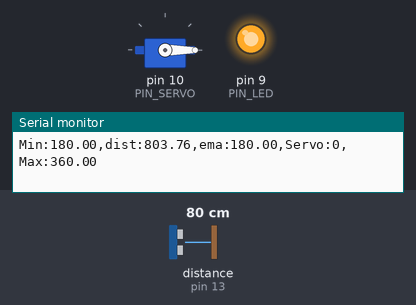
This sketch was run on a simulated Arduino Uno, built with avr-gcc and run on an emulated ATmega328P. On the bench: servo, output pins drawn as LEDs (lit = HIGH), the last lines printed to the serial monitor. Wiring (inferred from the names in the program): ultrasonic range finder: trigger pin 12; echo pin 13. The inputs (shaded band) are chosen by the test bench; at power-on: distance to the obstacle (sensor on pin 13) 80 cm. The echo pulse lasts 58.3 µs per cm; pins used as bus, display or sensor lines are not drawn.

Above: at 1.2 s.
1.3 s: distance to the obstacle (sensor on pin 13) set to 18 cm
At 2.7 s:
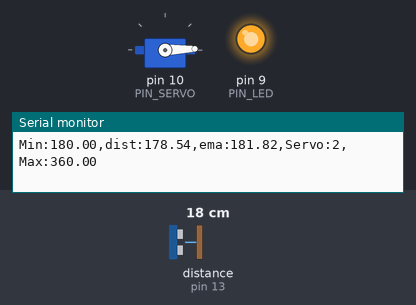
3.0 s: distance to the obstacle (sensor on pin 13) set to 35 cm
At 4.81 s:
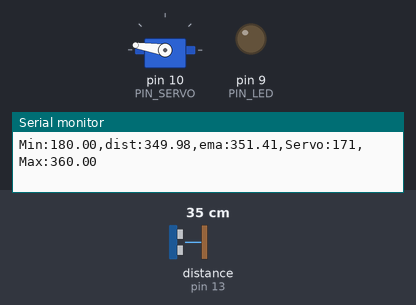
6.0 s: distance to the obstacle (sensor on pin 13) set to 2 cm
At 6.8 s:
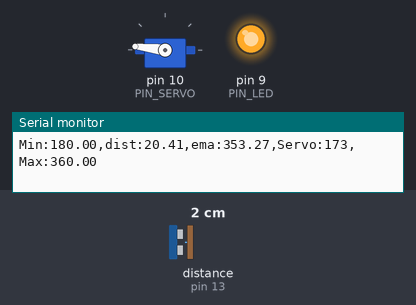
7.5 s: distance to the obstacle (sensor on pin 13) set to 18 cm
At 7.65 s:
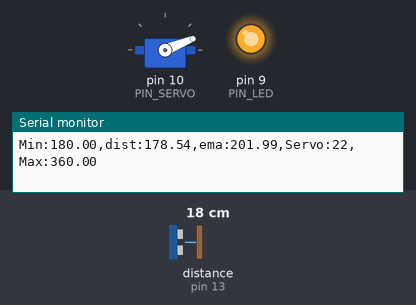
Timing chart, 0 to 10.3 s (numbered marks = the images above; inputs shaded):
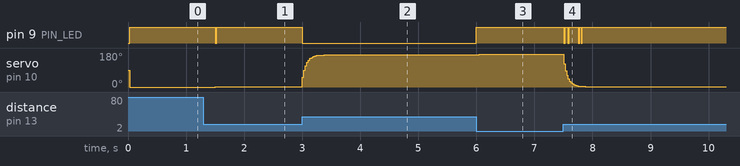

Measured:
- after the input at 1.3 s, pin 9 (PIN_LED): HIGH → LOW after 0.20 s, → HIGH 0.03 s later; servo on pin 10 (PIN_SERVO): 0° → 1° after 0.20 s, → 2° 0.10 s later
- after the input at 3.0 s, pin 9 (PIN_LED): HIGH → LOW at once
- after the input at 6.0 s, pin 9 (PIN_LED): LOW → HIGH at once; servo on pin 10 (PIN_SERVO): goes on until 6.1 s, then stays 173°
- after the input at 7.5 s, servo on pin 10 (PIN_SERVO): moves from 173° to 2° over 0.37 s, starting at once

The sketch:

11_example_1.ino
```cpp
#include <Servo.h>

// Arduino pin assignment
#define PIN_LED   9   // LED active-low
#define PIN_TRIG  12  // sonar sensor TRIGGER
#define PIN_ECHO  13  // sonar sensor ECHO
#define PIN_SERVO 10  // servo motor

// configurable parameters for sonar
#define SND_VEL 346.0     // sound velocity at 24 celsius degree (unit: m/sec)
#define INTERVAL 25      // sampling interval (unit: msec)
#define PULSE_DURATION 10 // ultra-sound Pulse Duration (unit: usec)
#define _DIST_MIN 180.0   // minimum distance to be measured (unit: mm)
#define _DIST_MAX 360.0   // maximum distance to be measured (unit: mm)

#define TIMEOUT ((INTERVAL / 2) * 1000.0) // maximum echo waiting time (unit: usec)
#define SCALE (0.001 * 0.5 * SND_VEL) // coefficent to convert duration to distance

#define _EMA_ALPHA 0.3    // EMA weight of new sample (range: 0 to 1)
                          // Setting EMA to 1 effectively disables EMA filter.

// duty duration for myservo.writeMicroseconds()
// Calibrate _DUTY_MIN and _DUTY_MAX for your servo, then upload again.
#define _DUTY_MIN 500  // expanded pulse width (0 degree; tune for your servo)
#define _DUTY_MAX 2500 // expanded pulse width (180 degree; tune for your servo)
#define _DUTY_NEU ((_DUTY_MIN + _DUTY_MAX) / 2) // midpoint (90 degree)

// global variables
float  dist_ema, dist_prev = _DIST_MAX; // unit: mm
unsigned long last_sampling_time;       // unit: ms

Servo myservo;

void setup() {
  // initialize GPIO pins
  pinMode(PIN_LED, OUTPUT);
  pinMode(PIN_TRIG, OUTPUT);    // sonar TRIGGER
  pinMode(PIN_ECHO, INPUT);     // sonar ECHO
  digitalWrite(PIN_TRIG, LOW);  // turn-off Sonar

  myservo.attach(PIN_SERVO, _DUTY_MIN, _DUTY_MAX);
  myservo.writeMicroseconds(_DUTY_NEU);

  // initialize USS related variables
  dist_prev = _DIST_MIN; // raw distance output from USS (unit: mm)
  dist_ema = dist_prev;

  // initialize serial port
  Serial.begin(57600);
}

void loop() {
  float dist_raw, dist_filtered;
  bool range_valid;

  // wait until next sampling time.
  // millis() returns the number of milliseconds since the program started.
  // will overflow after 50 days.
  if (millis() < last_sampling_time + INTERVAL)
    return;

  // get a distance reading from the USS
  dist_raw = USS_measure(PIN_TRIG, PIN_ECHO);

  // Range filter: reject invalid/out-of-range samples and hold the last valid distance.
  range_valid = (dist_raw >= _DIST_MIN && dist_raw <= _DIST_MAX);
  if (range_valid) {
    dist_filtered = dist_raw;
    dist_prev = dist_raw;
    digitalWrite(PIN_LED, LOW);  // LED on (active-low) while measurement is in range
  } else {
    dist_filtered = dist_prev;
    digitalWrite(PIN_LED, HIGH); // LED off (active-low) for invalid/out-of-range reading
  }

  // EMA reduces noise while following changes in distance.
  dist_ema = _EMA_ALPHA * dist_filtered + (1.0 - _EMA_ALPHA) * dist_ema;

  // Map 18-36 cm continuously to 0-180 degrees using calibrated pulse limits.
  float distance_for_servo = dist_ema;
  if (distance_for_servo < _DIST_MIN) distance_for_servo = _DIST_MIN;
  if (distance_for_servo > _DIST_MAX) distance_for_servo = _DIST_MAX;
  float servo_angle = (distance_for_servo - _DIST_MIN) * 180.0 / (_DIST_MAX - _DIST_MIN);
  unsigned int servo_pulse = _DUTY_MIN + (unsigned int)(servo_angle * (_DUTY_MAX - _DUTY_MIN) / 180.0 + 0.5);
  myservo.writeMicroseconds(servo_pulse);

  // Output fields in a format suitable for the Serial Plotter.
  // output the distance to the serial port
  Serial.print("Min:");   Serial.print(_DIST_MIN);
  Serial.print(",dist:"); Serial.print(dist_raw);
  Serial.print(",ema:");  Serial.print(dist_ema);
  Serial.print(",Servo:"); Serial.print(myservo.read());
  Serial.print(",Max:");   Serial.print(_DIST_MAX);
  Serial.println("");

  // update last sampling time
  last_sampling_time += INTERVAL;
}

// get a distance reading from USS. return value is in millimeter.
float USS_measure(int TRIG, int ECHO)
{
  digitalWrite(TRIG, HIGH);
  delayMicroseconds(PULSE_DURATION);
  digitalWrite(TRIG, LOW);

  return pulseIn(ECHO, HIGH, TIMEOUT) * SCALE; // unit: mm
}
```
